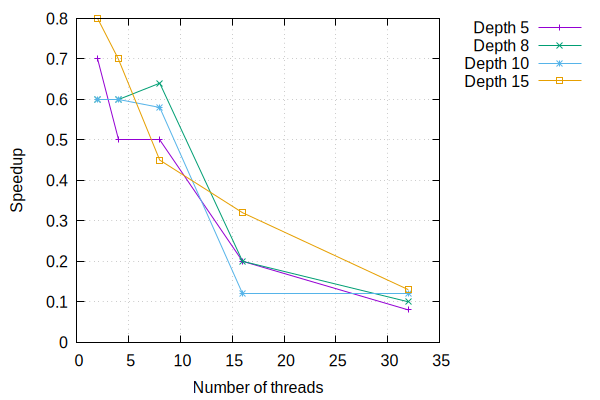

This chart was generated by the following gnuplot code:
set terminal pngcairo size 600,400 enhanced font 'Arial,12'
set output 'plot-rdata2.png'

set xlabel "Number of threads"
set ylabel "Speedup"
set key outside
set grid

# Plot each depth column against X-Values
plot 'rdata2.txt' using 1:2 with linespoints title "Depth 5", \
     'rdata2.txt' using 1:3 with linespoints title "Depth 8", \
     'rdata2.txt' using 1:4 with linespoints title "Depth 10", \
     'rdata2.txt' using 1:5 with linespoints title "Depth 15"

